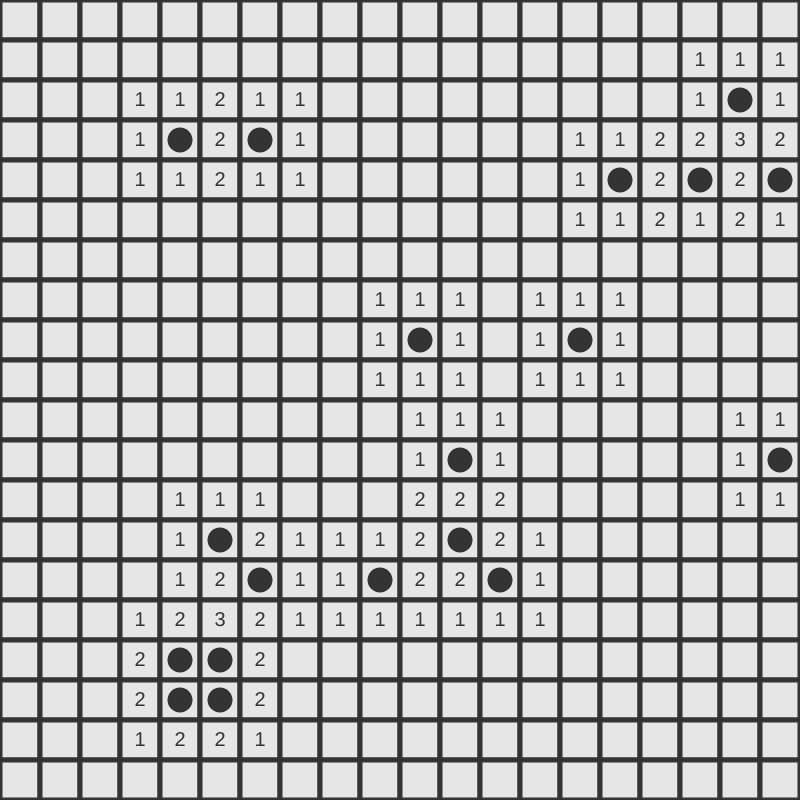
Frame 1 (no input)
Frame 60 (no input): identical to frame 1, image omitted
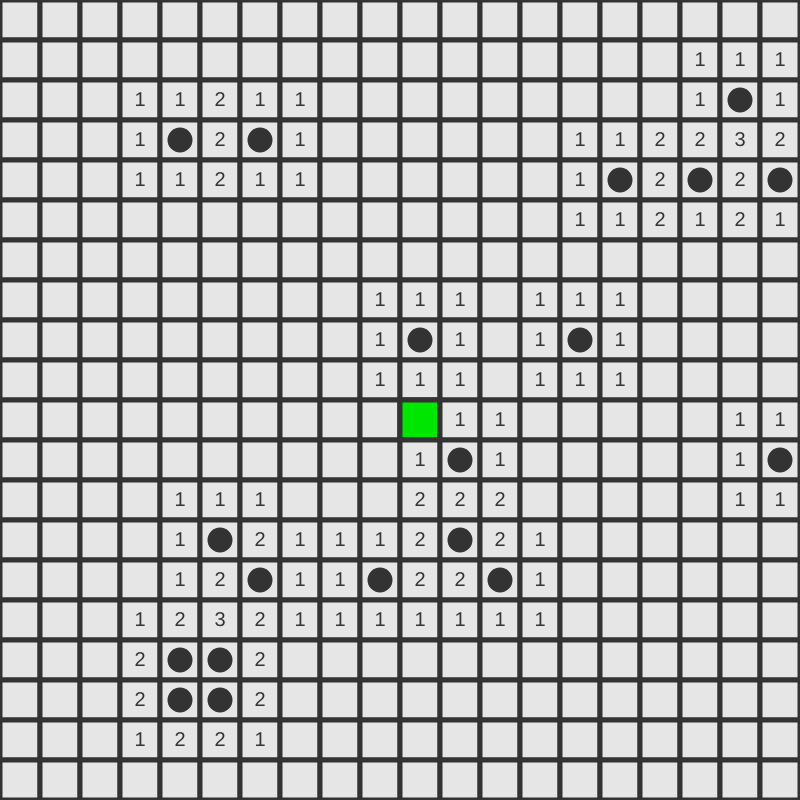
Frame 120 (the mouse pressed at the canvas centre since frame 60)

The p5.js sketch that drew these frames (run headless with seeded random() and noise() and a simulated clock; from frame 60 on, the mouse is pressed at the canvas centre):

// p5.js sketch
// ── sketch.js
let rows = 20;
let cols = 20;

let grid;
let cellSize;
let dragging = false;
let activeCell;

function setup() {
  createCanvas(800, 800);

  cellSize = width / cols;
  grid = new Grid(rows, cols, cellSize);

  grid.setup();

}


function draw() {
  background(51);

  if (activeCell) {
    activeCell.possibleSweep = false;
    activeCell = undefined;
  }

  if(dragging) {
    let x = floor(mouseX / cellSize);
    let y = floor(mouseY / cellSize);
    activeCell = grid.cell(x, y);
    activeCell.possibleSweep = true;
  }

  grid.show();
}

function mousePressed() {
  dragging = true;
}

function mouseReleased() {
  dragging = false;
}

// ── cell.js
class Cell {
    constructor(x, y, size) {
        this.x = x;
        this.y = y;
        this.size = size;
        this.mine = random() < 0.05;
        this.mineCount = 0;

        this.possibleSweep = false;
    }

    setup() {
        let neighbors = grid.neighbors(this.x, this.y);
        let neighborsWithMine = neighbors.filter(function(cell) {
            return cell.mine;
        });

        this.mineCount = neighborsWithMine.length;
    }


    show() {
        fill(230);
        stroke(51);
        strokeWeight(5);
        rect(this.x * this.size, this.y * this.size, this.size, this.size);
        if (this.mine) {
            fill(51);
            ellipse(
                this.x * this.size + this.size / 2, 
                this.y * this.size + this.size / 2, 
                this.size / 2, 
                this.size / 2
            );    
        } else if (this.mineCount > 0) {
            fill(51);
            noStroke();
            textAlign(CENTER, CENTER);
            textSize(20);
            text(
                this.mineCount, 
                this.x * this.size + this.size / 2, 
                this.y * this.size + this.size / 2
            );
        }

        if(this.possibleSweep) {
            fill(0, 230, 0);
            stroke(51);
            strokeWeight(5);
            rect(this.x * this.size, this.y * this.size, this.size, this.size);    
        }
    }
}

// ── grid.js
class Grid {

    constructor(rows, cols, size) {
        this.rows = rows;
        this.cols = cols;
        this.size = size;

        this.storage = [];

        for (let j = 0; j < this.rows; j++) {
            for (let i = 0; i < this.cols; i++) {
                this.storage.push(new Cell(i, j, this.size));
            }
        }
    }

    cell(x, y) {
        if (x < 0 || x >= this.cols) return;
        if (y < 0 || x >= this.rows) return;
        return this.storage[x + this.cols * y];
    }

    neighbors(x, y) {
        let neighbors = [];
        neighbors.push(this.cell(x - 1, y - 1));
        neighbors.push(this.cell(x, y - 1));
        neighbors.push(this.cell(x + 1, y - 1));
        neighbors.push(this.cell(x - 1, y));
        neighbors.push(this.cell(x + 1, y));
        neighbors.push(this.cell(x - 1, y + 1));
        neighbors.push(this.cell(x, y + 1));
        neighbors.push(this.cell(x + 1, y + 1));

        neighbors = neighbors.filter(function(cell) {
            return cell !== undefined;
        });
        return neighbors;
    }

    setup() {
        for (let cell of this.storage) {
            cell.setup();
        }        
    }

    show() {
        for (let cell of this.storage) {
            cell.show();
        }
    }
}
